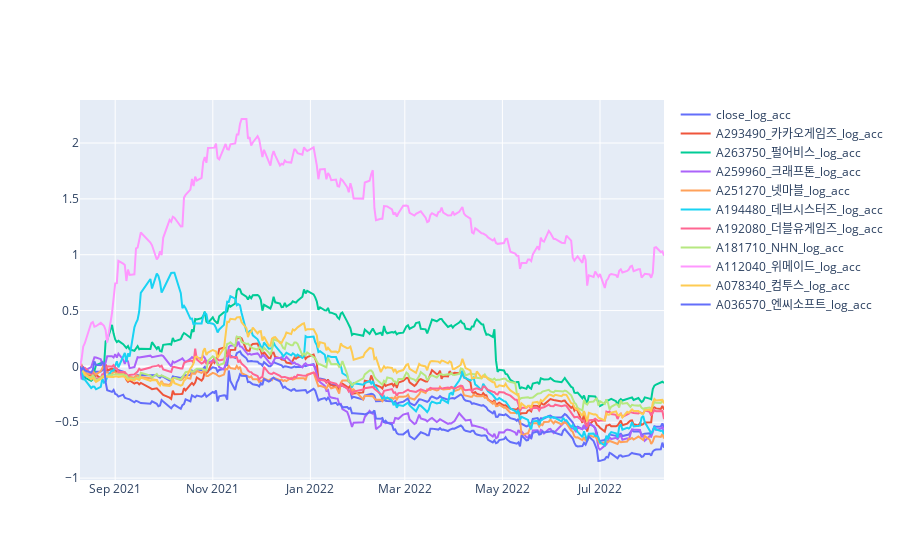

The notebook cell saved with this chart:
### Code cell
import plotly.graph_objects as go
import numpy as np


# labels = ['D_RTN_A259960','D_RTN_A036570','D_RTN_A251270','D_RTN_A293490','D_RTN_A263750','D_RTN_A078340','D_RTN_A181710','D_RTN_A192080','D_RTN_A194480','D_RTN_A112040',
#     'sma5','sma20','sma100','sma200']

#cols = ['A293490','A263750','A259960','A251270','A194480','A192080','A181710','A112040','A078340','A036570']

columns = log_acc

fig = go.Figure()
for i in range(0,len(columns)):
    fig.add_scatter(name=columns[i])


for i in range(0,len(columns)):
    fig.data[i].x = data.index
    fig.data[i].y = data[columns[i]]

fig

### Figure 1 — Plotly figure (JSON) as saved in the notebook; plotly's stock layout.template omitted (floating-point values rounded to 4 significant figures; data arrays with more than 128 entries replaced by an {"elided": "..."} marker saying what was removed)
{"data": [{"name": "close_log_acc", "type": "scatter", "x": {"elided": "247 str values"}, "y": {"elided": "247 float values"}}, {"name": "A293490_카카오게임즈_log_acc", "type": "scatter", "x": {"elided": "247 str values"}, "y": {"elided": "247 float values"}}, {"name": "A263750_펄어비스_log_acc", "type": "scatter", "x": {"elided": "247 str values"}, "y": {"elided": "247 float values"}}, {"name": "A259960_크래프톤_log_acc", "type": "scatter", "x": {"elided": "247 str values"}, "y": {"elided": "247 float values"}}, {"name": "A251270_넷마블_log_acc", "type": "scatter", "x": {"elided": "247 str values"}, "y": {"elided": "247 float values"}}, {"name": "A194480_데브시스터즈_log_acc", "type": "scatter", "x": {"elided": "247 str values"}, "y": {"elided": "247 float values"}}, {"name": "A192080_더블유게임즈_log_acc", "type": "scatter", "x": {"elided": "247 str values"}, "y": {"elided": "247 float values"}}, {"name": "A181710_NHN_log_acc", "type": "scatter", "x": {"elided": "247 str values"}, "y": {"elided": "247 float values"}}, {"name": "A112040_위메이드_log_acc", "type": "scatter", "x": {"elided": "247 str values"}, "y": {"elided": "247 float values"}}, {"name": "A078340_컴투스_log_acc", "type": "scatter", "x": {"elided": "247 str values"}, "y": {"elided": "247 float values"}}, {"name": "A036570_엔씨소프트_log_acc", "type": "scatter", "x": {"elided": "247 str values"}, "y": {"elided": "247 float values"}}], "layout": {}}
